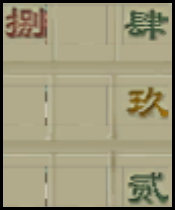
#> input picture screenshot.png, 175 x 210 px
$ python deal_img.py
#> lines starting #> are read from the running program, lines starting #| are printed output that depends on the picture; after the words box and inside, x2 and y2 are one past the last pixel; in counts of white or black regions, pixels touching at a corner belong together
import cv2
import numpy as np
from PIL import Image
import copy

# 读取原图像和模板图像

# screenshot = cv2.imread('./screenshot.png', cv2.IMREAD_GRAYSCALE)
screenshot = Image.open('./screenshot.png')
#> screenshot is the input picture: PIL image 175x210 RGB; mean R, G, B 157.7, 152, 122.4
#| <class 'PIL.PngImagePlugin.PngImageFile'>

template1 = cv2.imread('num_img/1.png', cv2.IMREAD_GRAYSCALE)
ret1, template1 = cv2.threshold(template1, 127, 255, cv2.THRESH_BINARY)
template2 = cv2.imread('num_img/2.png', cv2.IMREAD_GRAYSCALE)
ret2, template2 = cv2.threshold(template2, 127, 255, cv2.THRESH_BINARY)
template3 = cv2.imread('num_img/3.png', cv2.IMREAD_GRAYSCALE)
ret3, template3 = cv2.threshold(template3, 127, 255, cv2.THRESH_BINARY)
template4 = cv2.imread('num_img/4.png', cv2.IMREAD_GRAYSCALE)
ret4, template4 = cv2.threshold(template4, 127, 255, cv2.THRESH_BINARY)
template5 = cv2.imread('num_img/5.png', cv2.IMREAD_GRAYSCALE)
ret5, template5 = cv2.threshold(template5, 127, 255, cv2.THRESH_BINARY)
template6 = cv2.imread('num_img/6.png', cv2.IMREAD_GRAYSCALE)
ret6, template6 = cv2.threshold(template6, 127, 255, cv2.THRESH_BINARY)
template7 = cv2.imread('num_img/7.png', cv2.IMREAD_GRAYSCALE)
ret7, template7 = cv2.threshold(template7, 127, 255, cv2.THRESH_BINARY)
template8 = cv2.imread('num_img/8.png', cv2.IMREAD_GRAYSCALE)
ret8, template8 = cv2.threshold(template8, 127, 255, cv2.THRESH_BINARY)
template9 = cv2.imread('num_img/9.png', cv2.IMREAD_GRAYSCALE)
ret9, template9 = cv2.threshold(template9, 127, 255, cv2.THRESH_BINARY)

templateList = [template1, template2, template3, template4, template5, template6, template7, template8, template9]


# 进行模板匹配
def orc(screenshot, templateList):
    # screenshot = cv2.imread('./screenshot.png', cv2.IMREAD_GRAYSCALE)
    screenshot = cv2.cvtColor(np.asarray(screenshot), cv2.COLOR_BGR2GRAY)
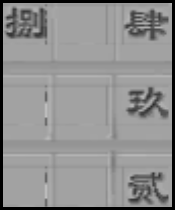
#> screenshot: shape (210, 175); min 0, max 192, mean 143.8
    ret, img = cv2.threshold(screenshot, 138, 255, cv2.THRESH_BINARY)
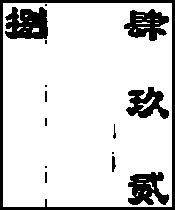
#> img: shape (210, 175); 83.7% white; 15 black regions (6 under 20 px), largest, box (x1, y1, x2, y2) and area: (0, 0, 175, 210) 2290, (5, 7, 48, 39) 1064, (128, 172, 169, 205) 866

    res_num = []
    res_pos = []
    # max = 0
    print("start orc -------------------------------")
    for i in range(0, 9):
        h, w = img.shape[:2]
        # print(h, w)
        h, w = int(w // 4), int(w // 4)
        # print(h, w)
        template = cv2.resize(templateList[i], dsize=(h, w))

        result = cv2.matchTemplate(img, template, cv2.TM_CCOEFF_NORMED)

        # 寻找匹配程度最高的位置
        min_val, max_val, min_loc, max_loc = cv2.minMaxLoc(result)
        # [7 lines of commented-out code are left out]
        top_left = max_loc
        bottom_right = (top_left[0] + w, top_left[1] + h)

        # 在原图像中标记目标区域
        if max_val > 0.45:
            res_num.append(i + 1)
            # res_pos.append([top_left[0], top_left[1]])
            res_pos.append(top_left)
            # cv2.rectangle(img, top_left, bottom_right, (0, 0, 0), 2)
            # cv2.putText(img, str(i + 1), (top_left[0], top_left[1] + 15), cv2.FONT_HERSHEY_SIMPLEX, 0.6, (0, 0, 0), 2)
            print(i + 1, max_val, "匹配成功")
#> after the loop, res_num = []; res_pos = []
        # else:
            # print(i + 1, max_val)
    print("End orc -------------------------------")
    return res_num, res_pos


# 单独匹配
# [55 lines left out: functions orc2, correctPos, not called in this run]

if __name__ == '__main__':

    print(type(screenshot))
#> (the run stopped early here; a loop or call above may not have finished)
